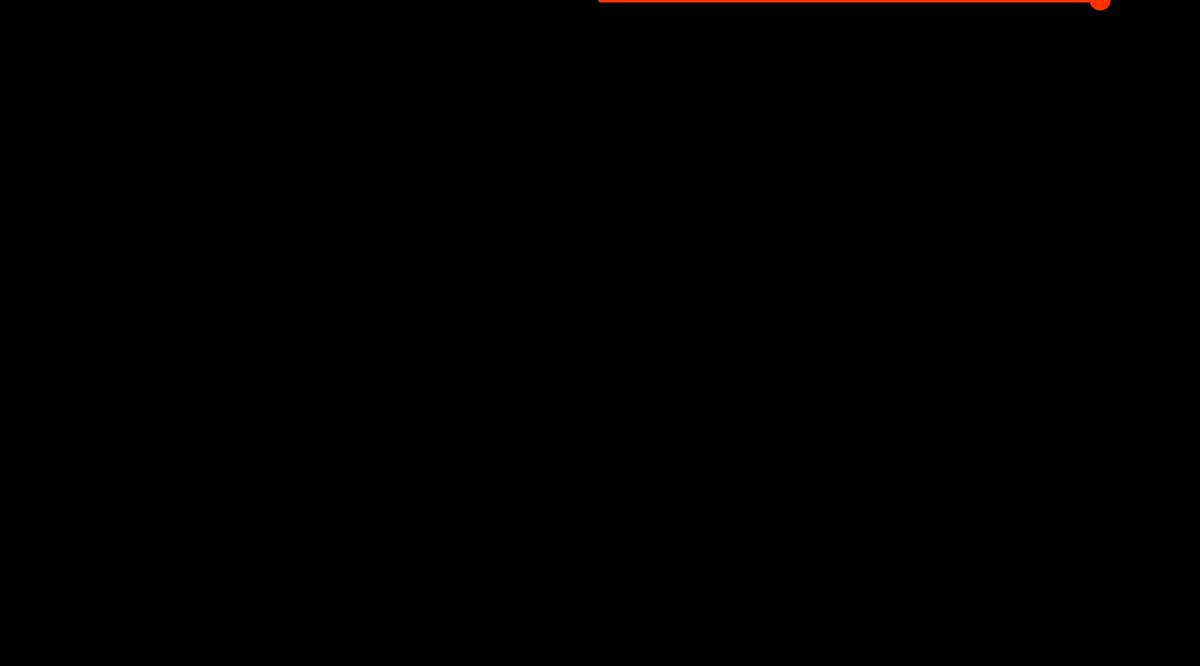
Frame 1 (no input)
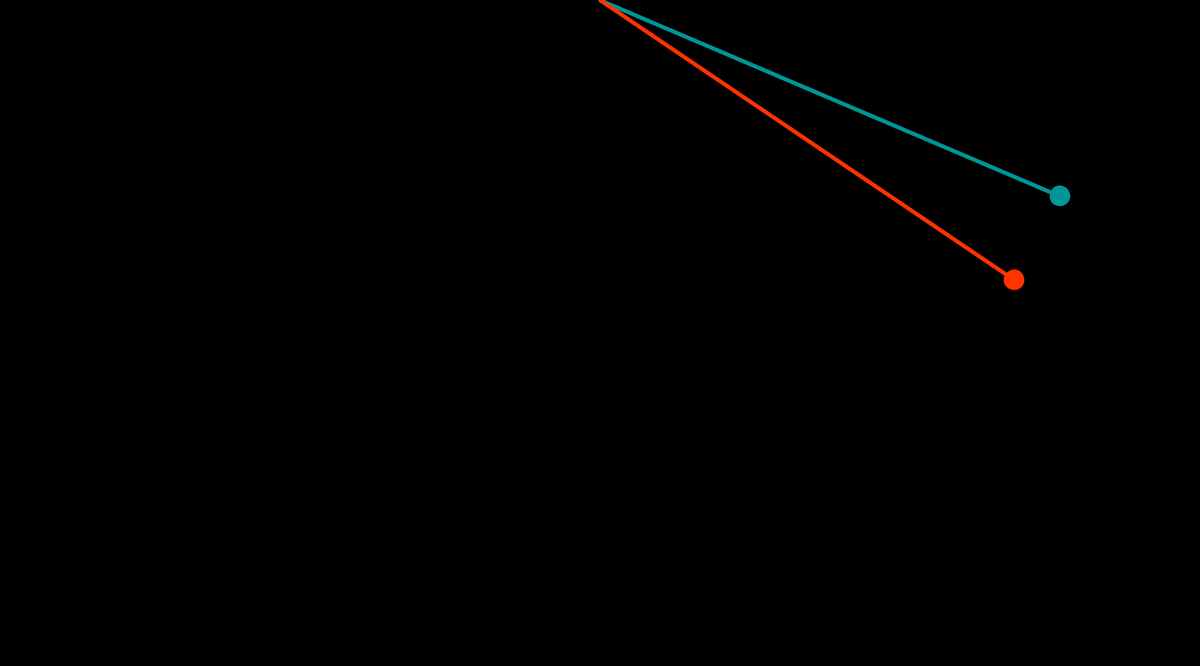
Frame 60 (the mouse pressed at the canvas centre just before this capture)
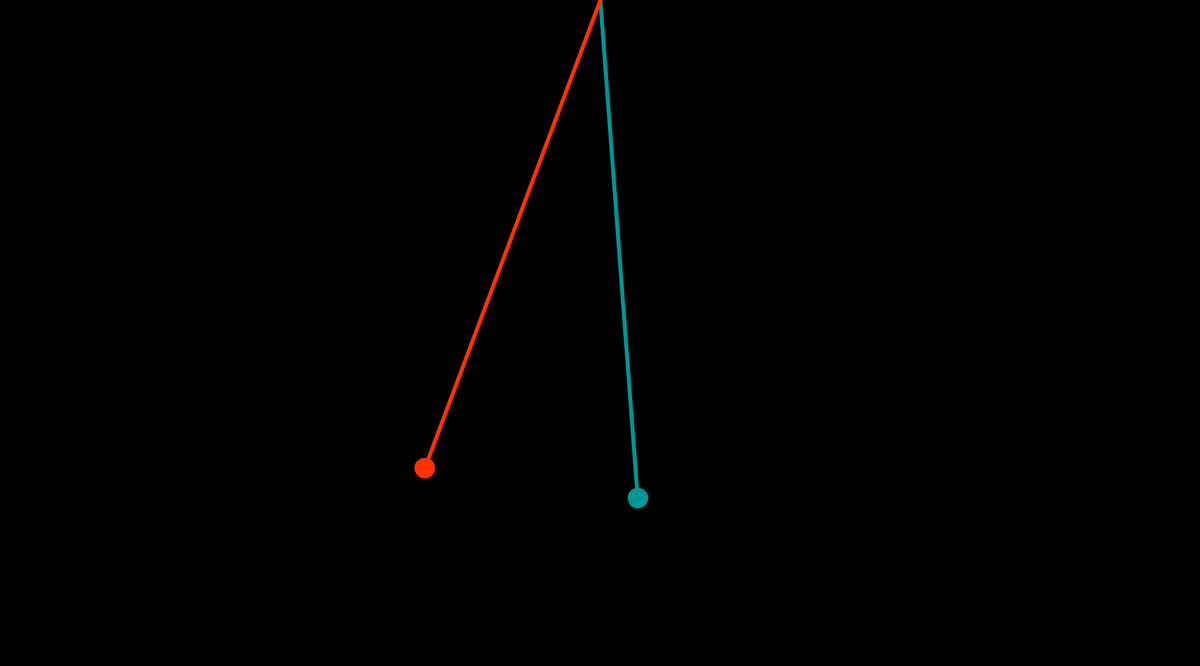
Frame 120 (the mouse held since frame 60 and released just before this capture)

The Processing sketch that drew these frames (run headless with seeded random() and noise(); from frame 60 on, the mouse is pressed at the canvas centre):

// Processing sketch: pendulos_RK
// ── pendulos_RK.pde
// Example 13-6: Oscillation


static float theta01 = PI/2;
static float theta02 = PI/2;
static float dt = 0.001;

float theta1 = theta01;
float dtheta1_dt = 0;
float d2theta1_dt2 = 0;

float theta2 = theta02;
float dtheta2_dt = 0;
float d2theta2_dt2 = 0;

float w = 1.0;
float t = 0;
float l = 750;


long t0 = System.currentTimeMillis();



void setup() {
  size(1800, 1000);
}

void draw() {
  background(0);
  
//Integral con metodo de Euler, hacemos de 15 pasos y actualizamos

for(int i = 0; i < 15; i++){
//pendulo con sen( theta )
d2theta1_dt2 = - w * sin(theta1);
dtheta1_dt = dtheta1_dt +  d2theta1_dt2 * dt;
theta1 = theta1  + dtheta1_dt * dt;

//pendulo con theta
d2theta2_dt2 = - w * (theta2);
dtheta2_dt = dtheta2_dt +  d2theta2_dt2 * dt;
theta2 = theta2  + dtheta2_dt * dt;
}
//fin Euler int


//posiciones : cambiamos de polares a cartesianas.
  float x1 = l * sin(theta1);
  float y1 = l * (cos(theta1));

  float x2 = l * sin(theta2);
  float y2 = l * (cos(theta2));
  
  
  
//dibujo sin theta 
  fill(0,150,150);
  stroke(0,150,150);
  strokeWeight(6);
  line(width/2, 0, width/2 + x1, y1);
  circle(width/2+x1,y1, 25);
 //pendulo theta
  fill(255,50,0);
  stroke(255,50,0);
  strokeWeight(6);
  line(width/2, 0, width/2 + x2, y2);
  circle(width/2+x2,y2, 25);
 
  t = t + dt;
  
}
